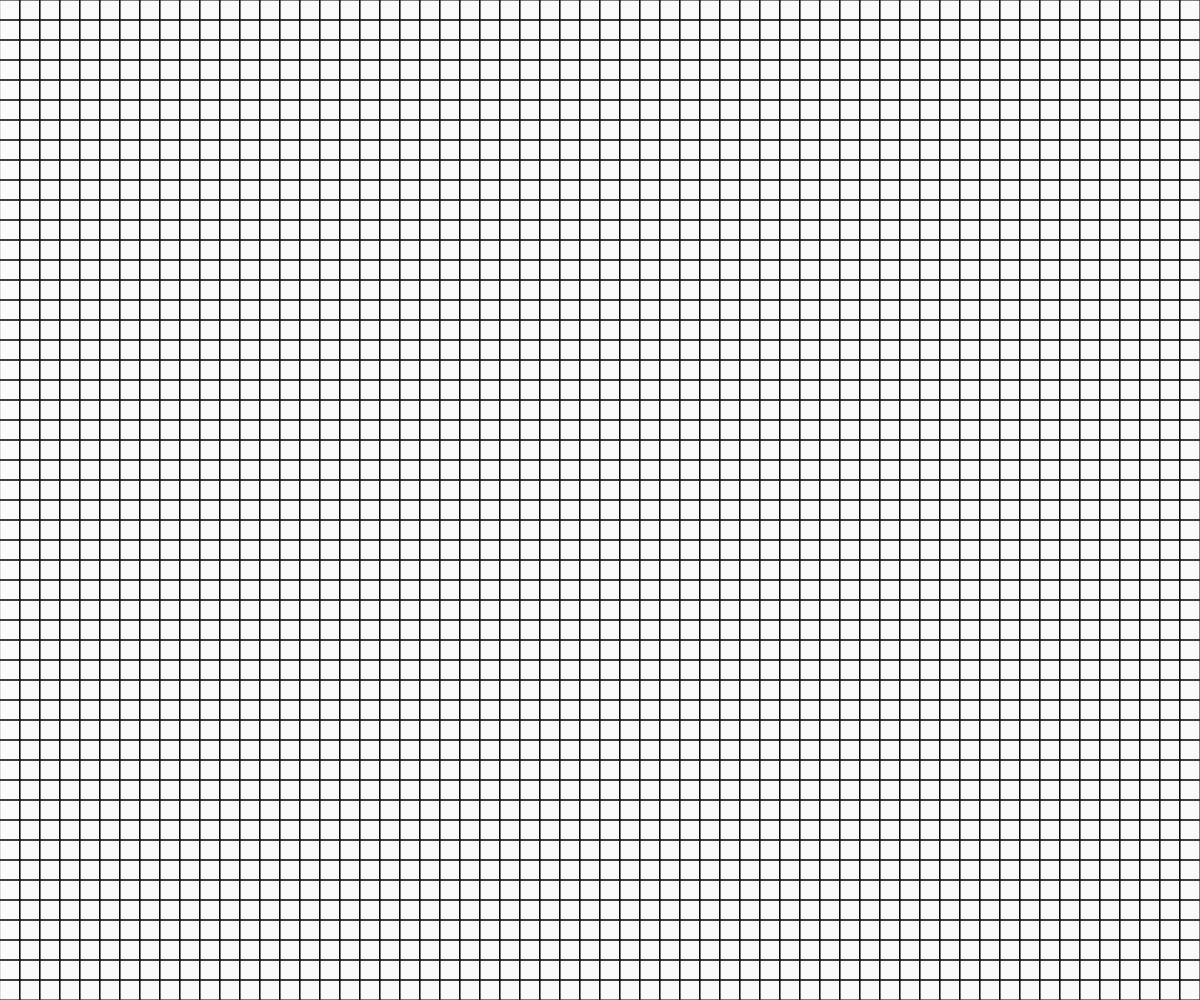
Frame 1 (no input)
Frame 60 (no input): blank canvas, image omitted
Frame 120 (the mouse pressed at the canvas centre since frame 60): blank canvas, image omitted

The p5.js sketch that drew this single still picture (run headless with seeded random() and noise() and a simulated clock; from frame 60 on, the mouse is pressed at the canvas centre):

// p5.js sketch
// ── sketch.js
gridSize=20

    function setup() {
      frameRate(60);
angleMode(60);
  background(0)
  createCanvas(innerWidth,innerHeight);
  background(250);
}

function draw() {
  
  for(let i=0;i<width;i+=gridSize){
    
   
    for(let j=0;j<height;j+=gridSize){
      stroke(0);
      noFill();
      
      rect(i, j, gridSize, gridSize);

    }
  }

}
